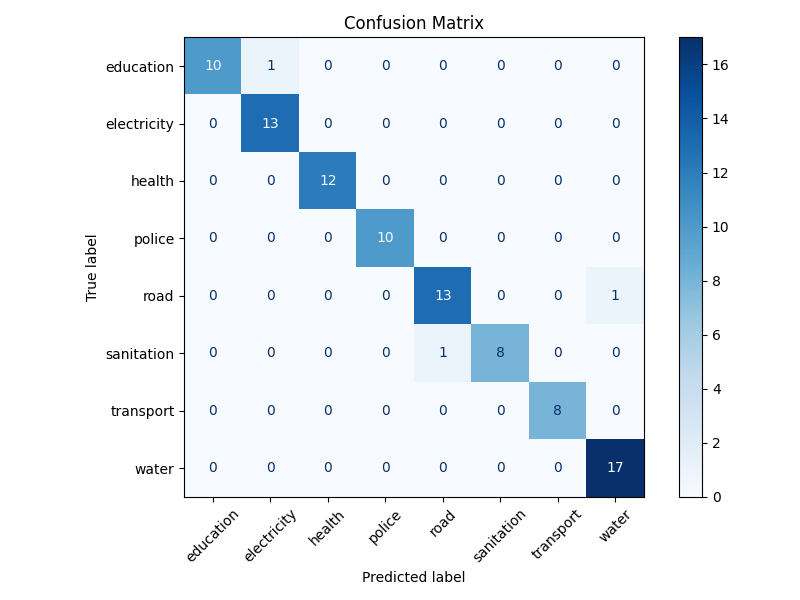

Source code (Python):
import pandas as pd
import pickle
import matplotlib.pyplot as plt
from sklearn.metrics import classification_report

from sklearn.metrics import confusion_matrix, ConfusionMatrixDisplay
from sklearn.model_selection import train_test_split

# Load dataset
data = pd.read_csv("data.csv", encoding="utf-8")

# Clean dataset (same as training)
data = data.drop_duplicates()
data = data[data['text'] != 'text']

# Features and labels
X = data['text']
y = data['category']

# Split data (same random_state used for reproducibility)
X_train, X_test, y_train, y_test = train_test_split(
    X, y,
    test_size=0.2,
    random_state=42,
    stratify=y
)

# Load saved model and vectorizer
model = pickle.load(open("model.pkl", "rb"))
vectorizer = pickle.load(open("vectorizer.pkl", "rb"))

# Convert test text to vectors
X_test_vec = vectorizer.transform(X_test)

# Predict
y_pred = model.predict(X_test_vec)

# Generate confusion matrix
cm = confusion_matrix(y_test, y_pred)

# Display and save
disp = ConfusionMatrixDisplay(
    confusion_matrix=cm,
    display_labels=model.classes_
)

fig, ax = plt.subplots(figsize=(8, 6))
disp.plot(ax=ax, xticks_rotation=45, cmap="Blues")
plt.title("Confusion Matrix")
plt.tight_layout()

# Save image
plt.savefig("confusion_matrix.png")

# Show on screen
plt.show()

print("✅ Confusion matrix saved as confusion_matrix.png")
